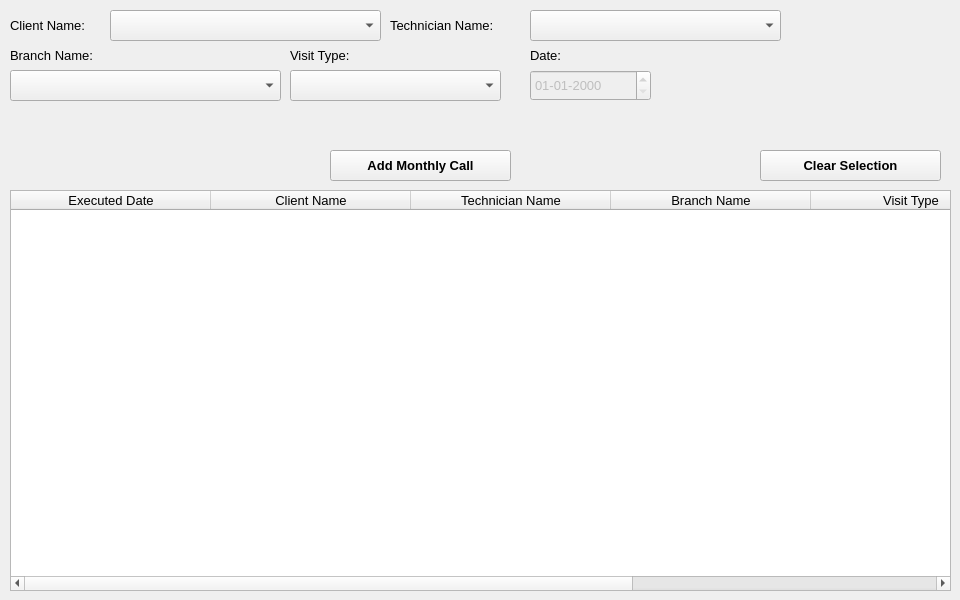
     <widget class="QWidget" name="tab_10">
      <attribute name="title">
       <string>Add Monthly Followup</string>
      </attribute>
      <widget class="QLabel" name="label_78">
       <property name="geometry">
        <rect>
         <x>530</x>
         <y>40</y>
         <width>51</width>
         <height>31</height>
        </rect>
       </property>
       <property name="font">
        <font>
         <family>Segoe UI</family>
         <pointsize>10</pointsize>
        </font>
       </property>
       <property name="text">
        <string>Date:</string>
       </property>
      </widget>
      <widget class="QLabel" name="label_80">
       <property name="geometry">
        <rect>
         <x>10</x>
         <y>40</y>
         <width>111</width>
         <height>31</height>
        </rect>
       </property>
       <property name="font">
        <font>
         <family>Segoe UI</family>
         <pointsize>10</pointsize>
        </font>
       </property>
       <property name="text">
        <string>Branch Name:</string>
       </property>
      </widget>
      <widget class="QDateEdit" name="dateEditmonth">
       <property name="enabled">
        <bool>false</bool>
       </property>
       <property name="geometry">
        <rect>
         <x>530</x>
         <y>70</y>
         <width>121</width>
         <height>31</height>
        </rect>
       </property>
       <property name="font">
        <font>
         <family>Segoe UI</family>
         <pointsize>10</pointsize>
        </font>
       </property>
       <property name="displayFormat">
        <string>dd-MM-yyyy</string>
       </property>
      </widget>
      <widget class="QComboBox" name="brnamemonth">
       <property name="geometry">
        <rect>
         <x>10</x>
         <y>70</y>
         <width>271</width>
         <height>31</height>
        </rect>
       </property>
       <property name="font">
        <font>
         <family>Segoe UI</family>
         <pointsize>10</pointsize>
        </font>
       </property>
      </widget>
      <widget class="QLabel" name="label_199">
       <property name="geometry">
        <rect>
         <x>10</x>
         <y>10</y>
         <width>101</width>
         <height>31</height>
        </rect>
       </property>
       <property name="font">
        <font>
         <family>Segoe UI</family>
         <pointsize>10</pointsize>
        </font>
       </property>
       <property name="text">
        <string>Client Name:</string>
       </property>
      </widget>
      <widget class="QComboBox" name="clnamemonth">
       <property name="geometry">
        <rect>
         <x>110</x>
         <y>10</y>
         <width>271</width>
         <height>31</height>
        </rect>
       </property>
       <property name="font">
        <font>
         <family>Segoe UI</family>
         <pointsize>10</pointsize>
        </font>
       </property>
      </widget>
      <widget class="QPushButton" name="addbranchtolist">
       <property name="geometry">
        <rect>
         <x>330</x>
         <y>150</y>
         <width>181</width>
         <height>31</height>
        </rect>
       </property>
       <property name="font">
        <font>
         <family>Segoe UI</family>
         <pointsize>10</pointsize>
         <weight>75</weight>
         <bold>true</bold>
        </font>
       </property>
       <property name="text">
        <string>Add Monthly Call</string>
       </property>
      </widget>
      <widget class="QTableWidget" name="tableWidget_5">
       <property name="enabled">
        <bool>true</bool>
       </property>
       <property name="geometry">
        <rect>
         <x>10</x>
         <y>190</y>
         <width>941</width>
         <height>401</height>
        </rect>
       </property>
       <property name="font">
        <font>
         <pointsize>10</pointsize>
        </font>
       </property>
       <attribute name="horizontalHeaderDefaultSectionSize">
        <number>200</number>
       </attribute>
       <column>
        <property name="text">
         <string>Executed Date</string>
        </property>
        <property name="font">
         <font>
          <family>Segoe UI</family>
          <pointsize>10</pointsize>
         </font>
        </property>
       </column>
       <column>
        <property name="text">
         <string>Client Name</string>
        </property>
        <property name="font">
         <font>
          <family>Segoe UI</family>
          <pointsize>10</pointsize>
         </font>
        </property>
       </column>
       <column>
        <property name="text">
         <string>Technician Name</string>
        </property>
        <property name="font">
         <font>
          <family>Segoe UI</family>
          <pointsize>10</pointsize>
         </font>
        </property>
       </column>
       <column>
        <property name="text">
         <string>Branch Name</string>
        </property>
        <property name="font">
         <font>
          <family>Segoe UI</family>
          <pointsize>10</pointsize>
         </font>
        </property>
       </column>
       <column>
        <property name="text">
         <string>Visit Type</string>
        </property>
        <property name="font">
         <font>
          <family>Segoe UI</family>
          <pointsize>10</pointsize>
         </font>
        </property>
       </column>
       <column>
        <property name="text">
         <string>Update Date</string>
        </property>
        <property name="font">
         <font>
          <family>Segoe UI</family>
          <pointsize>10</pointsize>
         </font>
        </property>
       </column>
      </widget>
      <widget class="QLabel" name="label_79">
       <property name="geometry">
        <rect>
         <x>390</x>
         <y>10</y>
         <width>141</width>
         <height>31</height>
        </rect>
       </property>
       <property name="font">
        <font>
         <family>Segoe UI</family>
         <pointsize>10</pointsize>
        </font>
       </property>
       <property name="text">
        <string>Technician Name:</string>
       </property>
      </widget>
      <widget class="QComboBox" name="technamemonth">
       <property name="geometry">
        <rect>
         <x>530</x>
         <y>10</y>
         <width>251</width>
         <height>31</height>
        </rect>
       </property>
       <property name="font">
        <font>
         <family>Segoe UI</family>
         <pointsize>10</pointsize>
        </font>
       </property>
       <item>
        <property name="text">
         <string/>
        </property>
       </item>
       <item>
        <property name="text">
         <string>Technician One</string>
        </property>
       </item>
       <item>
        <property name="text">
         <string>Technician Two</string>
        </property>
       </item>
      </widget>
      <widget class="QLabel" name="label_204">
       <property name="geometry">
        <rect>
         <x>180</x>
         <y>110</y>
         <width>531</width>
         <height>31</height>
        </rect>
       </property>
       <property name="font">
        <font>
         <family>Segoe UI</family>
         <pointsize>10</pointsize>
         <weight>75</weight>
         <bold>true</bold>
        </font>
       </property>
       <property name="styleSheet">
        <string notr="true">color:rgb(255, 0, 0);</string>
       </property>
       <property name="text">
        <string/>
       </property>
      </widget>
      <widget class="QComboBox" name="visittype">
       <property name="geometry">
        <rect>
         <x>290</x>
         <y>70</y>
         <width>211</width>
         <height>31</height>
        </rect>
       </property>
       <property name="font">
        <font>
         <family>Segoe UI</family>
         <pointsize>10</pointsize>
        </font>
       </property>
       <item>
        <property name="text">
         <string/>
        </property>
       </item>
       <item>
        <property name="text">
         <string>Monthly Visit</string>
        </property>
       </item>
       <item>
        <property name="text">
         <string>Emergency Visit</string>
        </property>
       </item>
      </widget>
      <widget class="QLabel" name="label_219">
       <property name="geometry">
        <rect>
         <x>290</x>
         <y>40</y>
         <width>81</width>
         <height>31</height>
        </rect>
       </property>
       <property name="font">
        <font>
         <family>Segoe UI</family>
         <pointsize>10</pointsize>
        </font>
       </property>
       <property name="text">
        <string>Visit Type:</string>
       </property>
      </widget>
      <widget class="QPushButton" name="cancelmonthlybutt">
       <property name="geometry">
        <rect>
         <x>760</x>
         <y>150</y>
         <width>181</width>
         <height>31</height>
        </rect>
       </property>
       <property name="font">
        <font>
         <family>Segoe UI</family>
         <pointsize>10</pointsize>
         <weight>75</weight>
         <bold>true</bold>
        </font>
       </property>
       <property name="text">
        <string>Clear Selection</string>
       </property>
      </widget>
     </widget>
